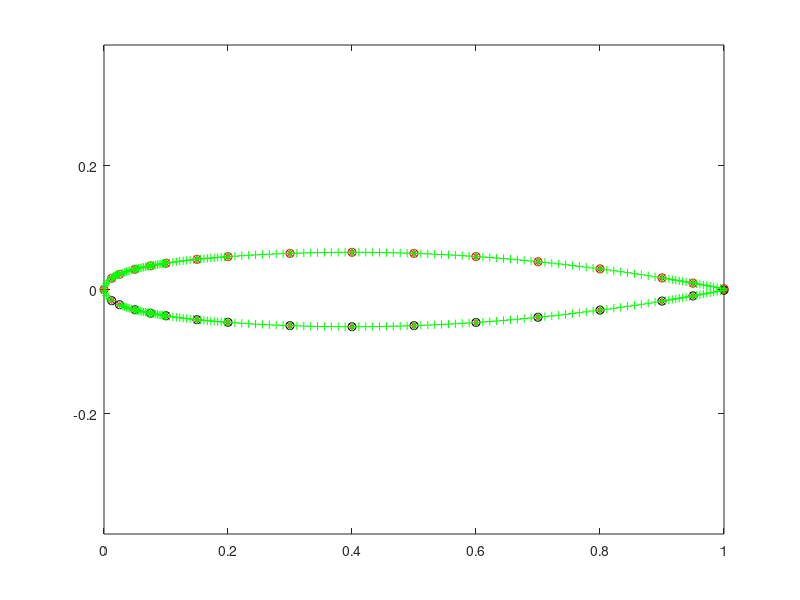

Write MATLAB code to recreate this figure.
clc;
clear all;
close all;
format short g;
% ----------------------------------------------------------------------- %
% data = dlmread('NACA2408.txt');
% data = dlmread('NACA4418.txt');
% data = dlmread('NACA1410.txt');
data = dlmread('NACA001264.txt');

x = data(:,1);
y = data(:,2);

[ind,vla] = find(x == 0);
xTop = x(1:ind); yTop = y(1:ind);
xTop = flipud(xTop); yTop = flipud(yTop);
xBottom = x(ind + 1:end); yBottom = y(ind + 1:end);

area = 0;
xArea = 0;
yArea = 0;
for i = 1:length(xTop) - 1
    area = area + (xTop(i+1) - xTop(i)) * (yTop(i) + yTop(i+1)) * 0.5;
    xArea = xArea + (xTop(i+1) + xTop(i)) * 0.5 * ...
        (xTop(i+1) - xTop(i)) * (yTop(i) + yTop(i+1)) * 0.5;
    yArea = yArea + (yTop(i+1) + yTop(i)) * 0.5 * ...
        (xTop(i+1) - xTop(i)) * (yTop(i) + yTop(i+1)) * 0.5;
end
for i = 1:length(xBottom) - 1
    area = area + (xBottom(i+1) - xBottom(i)) * abs(yBottom(i) + yBottom(i+1)) * 0.5;
    xArea = xArea + (xBottom(i+1) + xBottom(i)) * 0.5 * ...
        (xBottom(i+1) - xBottom(i)) * abs(yBottom(i) + yBottom(i+1)) * 0.5;
    yArea = yArea + (yBottom(i+1) + yBottom(i)) * 0.5 * ...
        (xBottom(i+1) - xBottom(i)) * abs(yBottom(i) + yBottom(i+1)) * 0.5;
end
xBar = xArea / area;
yBar = yArea / area;

theta = 00;
rotMat = [cosd(theta),-sind(theta);sind(theta),cosd(theta)];
xTop = xTop - xBar;
xBottom = xBottom - xBar;
yTop = yTop - yBar;
yBottom = yBottom - yBar;

for i=1:length(xTop)
    temp = rotMat * [xTop(i);yTop(i)];
    xTop(i) = temp(1);
    yTop(i) = temp(2);
end

for i=1:length(xBottom)
    temp = rotMat * [xBottom(i);yBottom(i)];
    xBottom(i) = temp(1);
    yBottom(i) = temp(2);
end

xTop = xTop + xBar;
xBottom = xBottom + xBar;
yTop = yTop + yBar;
yBottom = yBottom + yBar;

x = [xBottom(1);xTop(1:2)];
y = [yBottom(1);yTop(1:2)];

coef = [y(1)^2,y(1),1;y(2)^2,y(2),1;y(3)^2,y(3),1] \ [x(1);x(2);x(3)];

X = @(Y) coef(1) * Y.^2 + coef(2) * Y + coef(3);

% figure(1),
% plot(xTop,yTop,'ro',...
%     xBottom,yBottom,'ko',...
%     linspace(x(1),x(end),10),Y(linspace(x(1),x(end),10)),'g+')
% axis equal
% pause(3)

c = [];
airfoilInter = [X(linspace(y(1),y(end),10)'),linspace(y(1),y(end),10)'];

for iTop=2:length(xTop)-1
    x = [xTop(iTop-1:iTop+1)];
    y = [yTop(iTop-1:iTop+1)];
    coef = [x(1)^2,x(1),1;x(2)^2,x(2),1;x(3)^2,x(3),1] \ [y(1);y(2);y(3)];
    Y = @(X) coef(1) * X.^2 + coef(2) * X + coef(3);
    
    airfoilInter = [airfoilInter;linspace(x(2),x(3),10)',Y(linspace(x(2),x(3),10)')];
    
%     figure(1),
%     plot(xTop,yTop,'ro',...
%         xBottom,yBottom,'ko',...
%      linspace(x(1),x(end),10),Y(linspace(x(1),x(end),10)),'g+')
%     axis equal
%     pause(3)
end

for iBottom=2:length(xBottom)-1
    x = [xBottom(iBottom-1:iBottom+1)];
    y = [yBottom(iBottom-1:iBottom+1)];
    coef = [x(1)^2,x(1),1;x(2)^2,x(2),1;x(3)^2,x(3),1] \ [y(1);y(2);y(3)];
    Y = @(X) coef(1) * X.^2 + coef(2) * X + coef(3);
    
    airfoilInter = [airfoilInter;linspace(x(2),x(3),10)',Y(linspace(x(2),x(3),10)')];
%     figure(1),
%     plot(xTop,yTop,'ro',...
%         xBottom,yBottom,'ko',...
%         linspace(x(1),x(end),10),Y(linspace(x(1),x(end),10)),'g+')
%     axis equal
%     pause(3)
end

figure(1),
plot(data(:,1),data(:,2),'r*',...
    xTop,yTop,'ro',...
    xBottom,yBottom,'ko',...
    airfoilInter(:,1),airfoilInter(:,2),'g+')
axis equal

pointCloud = airfoilInter;
pointCloudSensitivity = airfoilInter;

dlmwrite('point_cloud.txt',pointCloud);
dlmwrite('point_cloud_sensitivity.txt',pointCloudSensitivity);